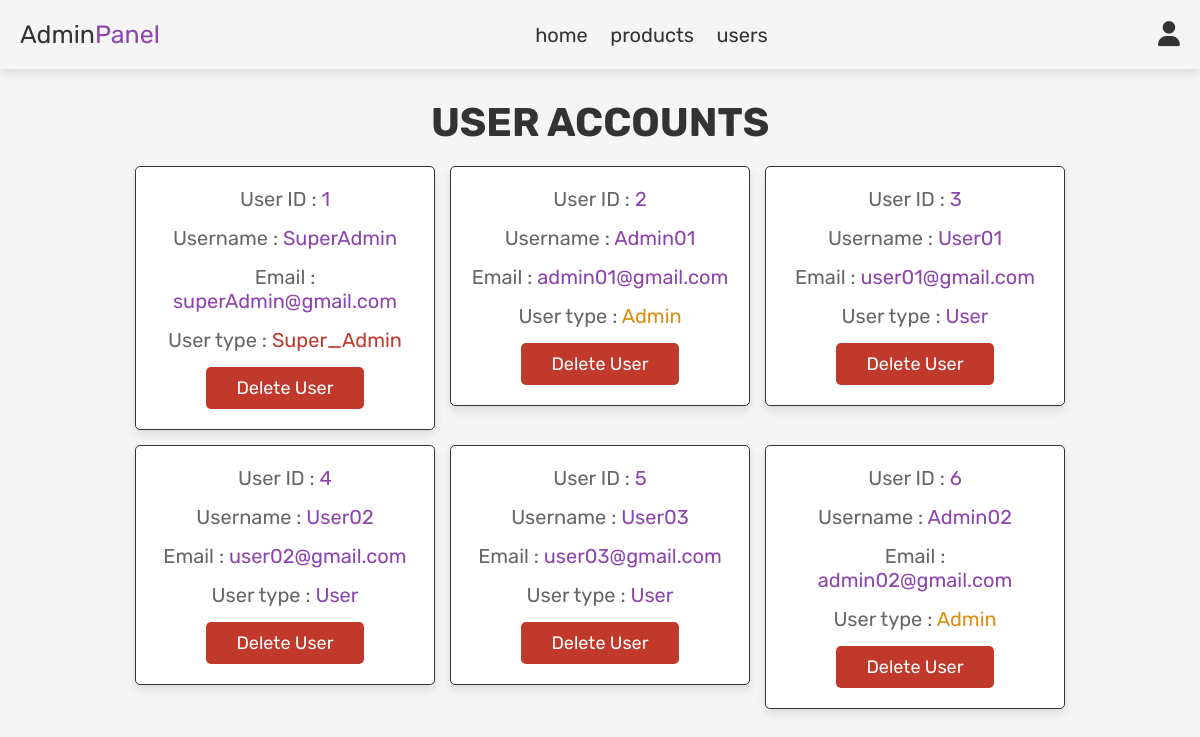
/admin_users.php (signed in), run on the app's committed database.
### tables this page shows
CREATE TABLE `users` (
  `id` int(100) NOT NULL,
  `name` varchar(100) NOT NULL,
  `email` varchar(100) NOT NULL,
  `password` varchar(100) NOT NULL,
  `user_type` varchar(20) NOT NULL DEFAULT 'User',
  `number` varchar(20) NOT NULL
);

### admin_users.php (the view, shortened to what this page needs)
<?php
   include 'config.php';
?>
<!DOCTYPE html>
<html lang="en">
<head>
    <link rel="stylesheet" href="css/admin_style.css">
    <link rel="stylesheet" href="https://cdnjs.cloudflare.com/ajax/libs/font-awesome/6.4.2/css/all.min.css">
</head>
<body>
    <?php
    include 'admin_header.php';
    ?>
   <section class="users">
      <h1 class="title">user accounts </h1>
      <div class="box-container">
          <?php
              $select_users = mysqli_query($conn, "SELECT * FROM `users`") or die('query failed');
              while($fetch_users = mysqli_fetch_assoc($select_users)){
          ?>
     <div class="box">
           <p> User ID : <span><?php echo $fetch_users['id']; ?></span> </p>
           <p> Username : <span><?php echo $fetch_users['name']; ?></span> </p>
           <p> Email : <span><?php echo $fetch_users['email']; ?></span> </p>
           <p> User type : <span style="color:<?php if($fetch_users['user_type'] == 'Admin'){ echo 'var(--orange)'; }
           if($fetch_users['user_type'] == 'Super_Admin'){ echo 'var(--red)'; } ?>"><?php echo $fetch_users['user_type']; ?></span> </p>
           <a href="admin_users.php?delete=<?php echo $fetch_users['id']; ?>" onclick="return confirm('delete this user?');" class="delete-btn">delete user</a>
     </div>
     <?php
         };
       ?>
     </div>
  </section>
</body>
</html>

### css/admin_style.css (style rules this page uses)
:root { --purple:#8e44ad; --red:#c0392b; --orange:#dc8e0f; --black:#333; --white:#fff; --light-color:#666; --light-white:#ccc; --dark-bg:rgba(0,0,0,0.7); --light-bg:#f5f5f5; --border: .1rem solid var(--black); --box-shadow:0 .5rem 1rem rgba(0,0,0,.1); }
* { font-family: 'Rubik',sans-serif; padding:0; margin:0; outline: none; border: none; text-decoration: none; box-sizing: border-box; }
html { font-size: 62.5%; overflow-x: hidden; }
body { background-color: var(--light-bg); }
section { padding: 3rem 2rem; }
.title { font-size: 4rem; text-align: center; text-transform: uppercase; margin-bottom: 2rem; color: var(--black); }
.btn, .option-btn, .delete-btn, .white-btn { display: inline-block; margin-top: 1rem; padding: 1rem 3rem; cursor: pointer; color: var(--white); font-size: 1.8rem; border-radius: .5rem; text-transform: capitalize; }
.delete-btn { background-color: var(--red); }
.users .box-container { display: grid; grid-template-columns: repeat(auto-fit, 30rem); justify-content: center; gap:1.5rem; max-width: 1200px; margin:0 auto; align-items: flex-start; }
.users .box-container .box { background-color: var(--white); padding:2rem; border:var(--border); box-shadow: var(--box-shadow); border-radius: .5rem; text-align: center; }
.users .box-container .box p { padding-bottom: 1.5rem; font-size: 2rem; color:var(--light-color); }
.users .box-container .box p span { color:var(--purple); }
.users .box-container .box .delete-btn { margin-top: 0; }

### data on the page
users: id "1", name "SuperAdmin", email "superAdmin@gmail.com", user_type "Super_Admin"
users: id "2", name "Admin01", email "admin01@gmail.com", user_type "Admin"
users: id "3", name "User01", email "user01@gmail.com", user_type "User"
users: id "4", name "User02", email "user02@gmail.com", user_type "User"
users: id "5", name "User03", email "user03@gmail.com", user_type "User"
users: id "6", name "Admin02", email "admin02@gmail.com", user_type "Admin"
